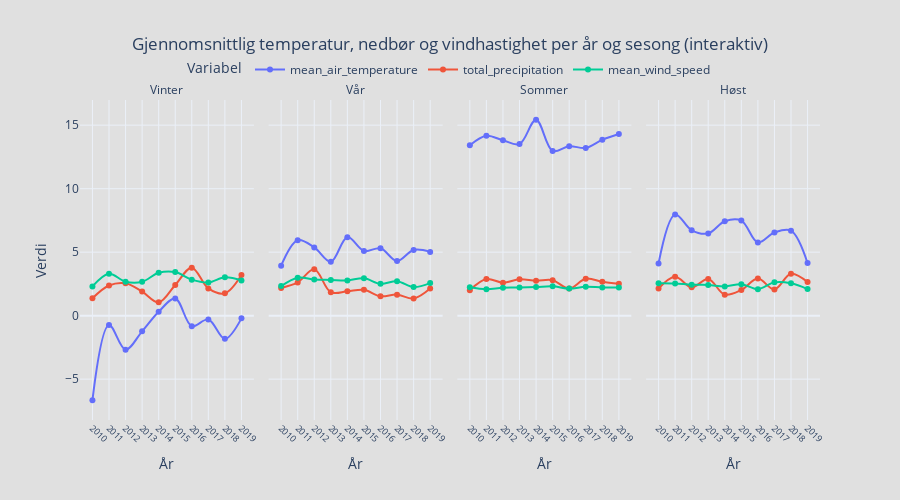

The notebook cell saved with this chart:
### Markdown cell above
#### Figur 5: Interaktiv Analyse av Klimavariabler over Tid 📈

**Formål:**  
Denne interaktive figuren gir brukeren mulighet til å utforske klimadata etter sesong. Den viser og sammenligner trender og variasjoner i temperatur, nedbør og vind over de fire årstidene. Målet er å enkelt kunne identifisere avvik som uvanlig varme somrer eller kalde vintre i perioden.


- **Lesbarhet:** Brukervennlig grensesnitt med gode akseetiketter og interaktive filtre.
- **Estetikk:** Interaktivt oppsett med hover-informasjon og fargekoding gjør det intuitivt og informativt.
- **Formidling:** Hjelper brukeren til å identifisere sesongmønstre og dykke dypere i spesifikke perioder.

### Code cell
plot_seasonal_weather_from_sqlite(frost_file)

### Figure 1 — Plotly figure (JSON) as saved in the notebook; plotly's stock layout.template omitted (floating-point values rounded to 4 significant figures)
{"data": [{"hovertemplate": "Variabel=mean_air_temperature<br>season=Vinter<br>År=%{x}<br>Verdi=%{y}<extra></extra>", "legendgroup": "mean_air_temperature", "line": {"color": "#636efa", "dash": "solid", "shape": "spline"}, "marker": {"symbol": "circle"}, "mode": "lines+markers", "name": "mean_air_temperature", "orientation": "v", "showlegend": true, "type": "scatter", "x": [2010, 2011, 2012, 2013, 2014, 2015, 2016, 2017, 2018, 2019], "xaxis": "x", "y": [-6.66, -0.73, -2.677, -1.233, 0.3089, 1.348, -0.8264, -0.2978, -1.822, -0.2112], "yaxis": "y"}, {"hovertemplate": "Variabel=total_precipitation<br>season=Vinter<br>År=%{x}<br>Verdi=%{y}<extra></extra>", "legendgroup": "total_precipitation", "line": {"color": "#EF553B", "dash": "solid", "shape": "spline"}, "marker": {"symbol": "circle"}, "mode": "lines+markers", "name": "total_precipitation", "orientation": "v", "showlegend": true, "type": "scatter", "x": [2010, 2011, 2012, 2013, 2014, 2015, 2016, 2017, 2018, 2019], "xaxis": "x", "y": [1.374, 2.38, 2.552, 1.898, 1.049, 2.418, 3.784, 2.148, 1.76, 3.199], "yaxis": "y"}, {"hovertemplate": "Variabel=mean_wind_speed<br>season=Vinter<br>År=%{x}<br>Verdi=%{y}<extra></extra>", "legendgroup": "mean_wind_speed", "line": {"color": "#00cc96", "dash": "solid", "shape": "spline"}, "marker": {"symbol": "circle"}, "mode": "lines+markers", "name": "mean_wind_speed", "orientation": "v", "showlegend": true, "type": "scatter", "x": [2010, 2011, 2012, 2013, 2014, 2015, 2016, 2017, 2018, 2019], "xaxis": "x", "y": [2.304, 3.303, 2.676, 2.671, 3.378, 3.433, 2.836, 2.614, 3.024, 2.779], "yaxis": "y"}, {"hovertemplate": "Variabel=mean_air_temperature<br>season=Vår<br>År=%{x}<br>Verdi=%{y}<extra></extra>", "legendgroup": "mean_air_temperature", "line": {"color": "#636efa", "dash": "solid", "shape": "spline"}, "marker": {"symbol": "circle"}, "mode": "lines+markers", "name": "mean_air_temperature", "orientation": "v", "showlegend": false, "type": "scatter", "x": [2010, 2011, 2012, 2013, 2014, 2015, 2016, 2017, 2018, 2019], "xaxis": "x2", "y": [3.934, 5.94, 5.374, 4.242, 6.185, 5.098, 5.304, 4.301, 5.174, 5.022], "yaxis": "y2"}, {"hovertemplate": "Variabel=total_precipitation<br>season=Vår<br>År=%{x}<br>Verdi=%{y}<extra></extra>", "legendgroup": "total_precipitation", "line": {"color": "#EF553B", "dash": "solid", "shape": "spline"}, "marker": {"symbol": "circle"}, "mode": "lines+markers", "name": "total_precipitation", "orientation": "v", "showlegend": false, "type": "scatter", "x": [2010, 2011, 2012, 2013, 2014, 2015, 2016, 2017, 2018, 2019], "xaxis": "x2", "y": [2.186, 2.618, 3.653, 1.845, 1.92, 2.034, 1.528, 1.658, 1.359, 2.146], "yaxis": "y2"}, {"hovertemplate": "Variabel=mean_wind_speed<br>season=Vår<br>År=%{x}<br>Verdi=%{y}<extra></extra>", "legendgroup": "mean_wind_speed", "line": {"color": "#00cc96", "dash": "solid", "shape": "spline"}, "marker": {"symbol": "circle"}, "mode": "lines+markers", "name": "mean_wind_speed", "orientation": "v", "showlegend": false, "type": "scatter", "x": [2010, 2011, 2012, 2013, 2014, 2015, 2016, 2017, 2018, 2019], "xaxis": "x2", "y": [2.329, 2.995, 2.859, 2.816, 2.777, 2.946, 2.507, 2.715, 2.253, 2.565], "yaxis": "y2"}, {"hovertemplate": "Variabel=mean_air_temperature<br>season=Sommer<br>År=%{x}<br>Verdi=%{y}<extra></extra>", "legendgroup": "mean_air_temperature", "line": {"color": "#636efa", "dash": "solid", "shape": "spline"}, "marker": {"symbol": "circle"}, "mode": "lines+markers", "name": "mean_air_temperature", "orientation": "v", "showlegend": false, "type": "scatter", "x": [2010, 2011, 2012, 2013, 2014, 2015, 2016, 2017, 2018, 2019], "xaxis": "x3", "y": [13.42, 14.17, 13.81, 13.52, 15.43, 12.97, 13.34, 13.21, 13.86, 14.31], "yaxis": "y3"}, {"hovertemplate": "Variabel=total_precipitation<br>season=Sommer<br>År=%{x}<br>Verdi=%{y}<extra></extra>", "legendgroup": "total_precipitation", "line": {"color": "#EF553B", "dash": "solid", "shape": "spline"}, "marker": {"symbol": "circle"}, "mode": "lines+markers", "name": "total_precipitation", "orientation": "v", "showlegend": false, "type": "scatter", "x": [2010, 2011, 2012, 2013, 2014, 2015, 2016, 2017, 2018, 2019], "xaxis": "x3", "y": [2.003, 2.88, 2.597, 2.87, 2.759, 2.795, 2.134, 2.912, 2.673, 2.517], "yaxis": "y3"}, {"hovertemplate": "Variabel=mean_wind_speed<br>season=Sommer<br>År=%{x}<br>Verdi=%{y}<extra></extra>", "legendgroup": "mean_wind_speed", "line": {"color": "#00cc96", "dash": "solid", "shape": "spline"}, "marker": {"symbol": "circle"}, "mode": "lines+markers", "name": "mean_wind_speed", "orientation": "v", "showlegend": false, "type": "scatter", "x": [2010, 2011, 2012, 2013, 2014, 2015, 2016, 2017, 2018, 2019], "xaxis": "x3", "y": [2.232, 2.083, 2.208, 2.22, 2.258, 2.317, 2.134, 2.28, 2.221, 2.213], "yaxis": "y3"}, {"hovertemplate": "Variabel=mean_air_temperature<br>season=Høst<br>År=%{x}<br>Verdi=%{y}<extra></extra>", "legendgroup": "mean_air_temperature", "line": {"color": "#636efa", "dash": "solid", "shape": "spline"}, "marker": {"symbol": "circle"}, "mode": "lines+markers", "name": "mean_air_temperature", "orientation": "v", "showlegend": false, "type": "scatter", "x": [2010, 2011, 2012, 2013, 2014, 2015, 2016, 2017, 2018, 2019], "xaxis": "x4", "y": [4.111, 7.969, 6.725, 6.481, 7.435, 7.492, 5.771, 6.553, 6.697, 4.141], "yaxis": "y4"}, {"hovertemplate": "Variabel=total_precipitation<br>season=Høst<br>År=%{x}<br>Verdi=%{y}<extra></extra>", "legendgroup": "total_precipitation", "line": {"color": "#EF553B", "dash": "solid", "shape": "spline"}, "marker": {"symbol": "circle"}, "mode": "lines+markers", "name": "total_precipitation", "orientation": "v", "showlegend": false, "type": "scatter", "x": [2010, 2011, 2012, 2013, 2014, 2015, 2016, 2017, 2018, 2019], "xaxis": "x4", "y": [2.145, 3.068, 2.231, 2.89, 1.657, 2.022, 2.92, 2.065, 3.295, 2.645], "yaxis": "y4"}, {"hovertemplate": "Variabel=mean_wind_speed<br>season=Høst<br>År=%{x}<br>Verdi=%{y}<extra></extra>", "legendgroup": "mean_wind_speed", "line": {"color": "#00cc96", "dash": "solid", "shape": "spline"}, "marker": {"symbol": "circle"}, "mode": "lines+markers", "name": "mean_wind_speed", "orientation": "v", "showlegend": false, "type": "scatter", "x": [2010, 2011, 2012, 2013, 2014, 2015, 2016, 2017, 2018, 2019], "xaxis": "x4", "y": [2.562, 2.543, 2.434, 2.42, 2.297, 2.476, 2.089, 2.623, 2.546, 2.093], "yaxis": "y4"}], "layout": {"annotations": [{"font": {}, "showarrow": false, "text": "Vinter", "x": 0.1175, "xanchor": "center", "xref": "paper", "y": 1, "yanchor": "bottom", "yref": "paper"}, {"font": {}, "showarrow": false, "text": "Vår", "x": 0.3725, "xanchor": "center", "xref": "paper", "y": 1, "yanchor": "bottom", "yref": "paper"}, {"font": {}, "showarrow": false, "text": "Sommer", "x": 0.6275, "xanchor": "center", "xref": "paper", "y": 1, "yanchor": "bottom", "yref": "paper"}, {"font": {}, "showarrow": false, "text": "Høst", "x": 0.8825, "xanchor": "center", "xref": "paper", "y": 1, "yanchor": "bottom", "yref": "paper"}], "height": 500, "hovermode": "x unified", "legend": {"orientation": "h", "title": {"text": "Variabel"}, "tracegroupgap": 0, "x": 0.5, "xanchor": "center", "y": 1.05, "yanchor": "bottom"}, "paper_bgcolor": "#e0e0e0", "plot_bgcolor": "#e0e0e0", "title": {"text": "Gjennomsnittlig temperatur, nedbør og vindhastighet per år og sesong (interaktiv)", "x": 0.5}, "xaxis": {"anchor": "y", "domain": [0, 0.235], "tickangle": 45, "tickfont": {"size": 9}, "tickmode": "array", "tickvals": [2010, 2011, 2012, 2013, 2014, 2015, 2016, 2017, 2018, 2019], "title": {"text": "År"}}, "xaxis2": {"anchor": "y2", "domain": [0.255, 0.49], "matches": "x", "tickangle": 45, "tickfont": {"size": 9}, "tickmode": "array", "tickvals": [2010, 2011, 2012, 2013, 2014, 2015, 2016, 2017, 2018, 2019], "title": {"text": "År"}}, "xaxis3": {"anchor": "y3", "domain": [0.51, 0.745], "matches": "x", "tickangle": 45, "tickfont": {"size": 9}, "tickmode": "array", "tickvals": [2010, 2011, 2012, 2013, 2014, 2015, 2016, 2017, 2018, 2019], "title": {"text": "År"}}, "xaxis4": {"anchor": "y4", "domain": [0.765, 1.0], "matches": "x", "tickangle": 45, "tickfont": {"size": 9}, "tickmode": "array", "tickvals": [2010, 2011, 2012, 2013, 2014, 2015, 2016, 2017, 2018, 2019], "title": {"text": "År"}}, "yaxis": {"anchor": "x", "domain": [0, 1], "title": {"text": "Verdi"}}, "yaxis2": {"anchor": "x2", "domain": [0, 1], "matches": "y", "showticklabels": false}, "yaxis3": {"anchor": "x3", "domain": [0, 1], "matches": "y", "showticklabels": false}, "yaxis4": {"anchor": "x4", "domain": [0, 1], "matches": "y", "showticklabels": false}}}
